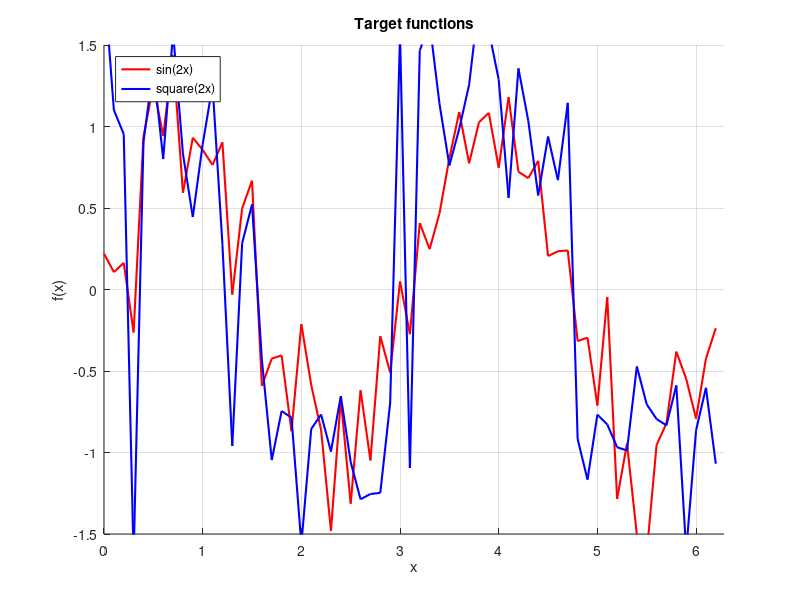
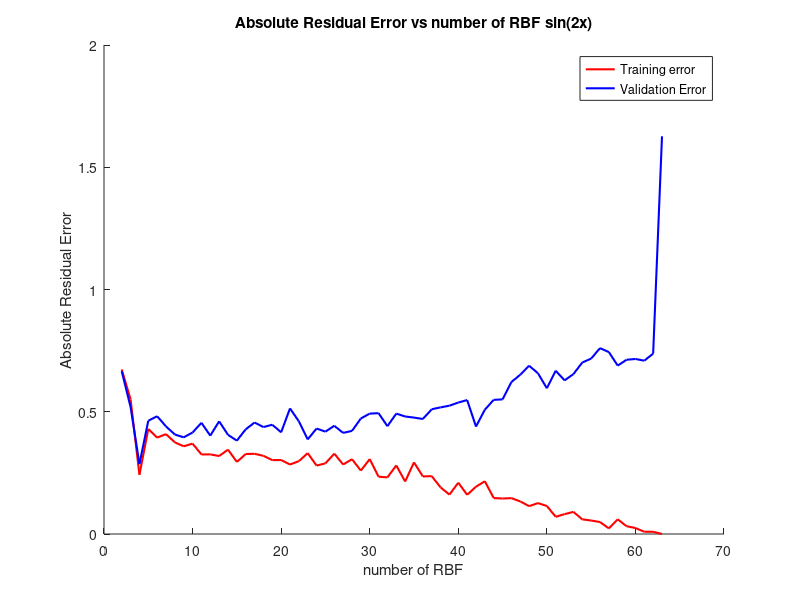
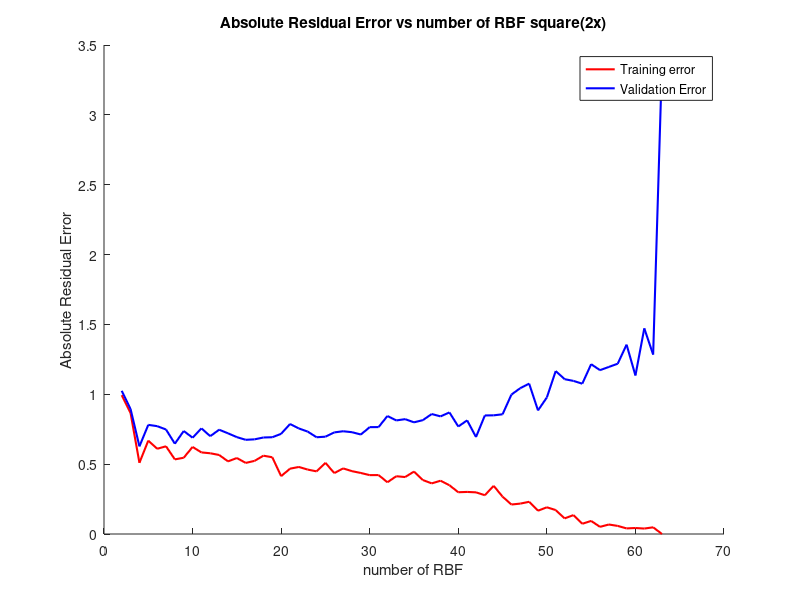

Here is the MATLAB script that generated these plots, in order:
%% Batch mode using Least Squares

clear
close all


% Data generation and plot

x = (0:0.1:2*pi)'; % input
x_val = (0.05:0.1:2*pi)'; % validation samples
N = length(x); % Number of input samples

f_sin = sin(2*x) + sqrt(0.1)*randn(length(x),1); % sin(2x) (target 1)
f_sq = 1*(f_sin>=0) -1 * (f_sin<0) + sqrt(0.1)*randn(length(x),1); % square(2x) (target 2)

f_sin_val = sin(2*x_val) + sqrt(0.1)*randn(length(x_val),1); % sin(2x) (validation)
f_sq_val = 1*(f_sin_val>=0) -1 * (f_sin_val<0) + sqrt(0.1)*randn(length(x_val),1); % square(2x) (validation)
% Plot of both sin(2x) and square(2x)

figure(1)
hold on
plot(x,f_sin,'r','LineWidth',1.5)
plot(x,f_sq,'b','LineWidth',1.5)
legend('sin(2x)','square(2x)','Location','NorthWest')
title('Target functions')
xlabel('x')
ylabel('f(x)')
axis([0 2*pi -1.5 1.5])
grid on
hold off

% RBF generation (mean and variance)

abs_err_sin = [];
abs_err_sq = [];

abs_err_sin_val = [];
abs_err_sq_val = [];

for n = 2:63 % n = number of RBF


mean = linspace(0+pi/n,2*pi-pi/n,n); % Equispaced RBF (between 0 and 2pi)
sigma = (mean(end)-mean(end-1))/4; % std_dev

%Plot of RBFs

% t = 0:0.01:2*pi;
% figure(2)
% hold on
% for i = 1:length(mean)
%     plot(t,exp(-(t-mean(i)).^2/sigma.^2),'LineWidth',1.5)
% end
% axis([0 2*pi 0 1.2])
% title('RBFs')
% xlabel('x')
% ylabel('\phi_{i}(x)')
% hold off

phi = zeros(N,n);

% Populate phi matrix
for k=1:n
    phi(:,k) = exp(-0.5*(x-mean(k)).^2/sigma.^2);
end

w_sine = inv(phi'*phi)*phi'*f_sin;
w_sq = inv(phi'*phi)*phi'*f_sq;

% Validation and Error calculation (using hold-out validation set)

% Populate phi_val matrix

phi_val = zeros(N,n);

for k=1:n
    phi_val(:,k) = exp(-(x_val-mean(k)).^2/sigma.^2);
end

abs_err_sin(end+1) = sum(abs(phi*w_sine-f_sin))/length(abs(phi*w_sine-f_sin));
abs_err_sq(end+1) = sum(abs(phi*w_sq-f_sq))/length(abs(phi*w_sq-f_sq));

abs_err_sin_val(end+1) = sum(abs(phi_val*w_sine-f_sin_val))/length(abs(phi_val*w_sine-f_sin_val));
abs_err_sq_val(end+1) = sum(abs(phi_val*w_sq-f_sq_val))/length(abs(phi_val*w_sq-f_sq_val));

end


figure(3)
hold on
plot(2:n,abs_err_sin,'r','LineWidth',1.5)
plot(2:n,abs_err_sin_val,'b','LineWidth',1.5)
title('Absolute Residual Error vs number of RBF sin(2x)')
xlabel('number of RBF')
ylabel('Absolute Residual Error')
legend('Training error','Validation Error','Location','NorthEast')
%axis([10 63 0 0.4])
hold off

figure(4)
hold on
plot(2:n,abs_err_sq,'r','LineWidth',1.5)
plot(2:n,abs_err_sq_val,'b','LineWidth',1.5)
title('Absolute Residual Error vs number of RBF square(2x)')
xlabel('number of RBF')
ylabel('Absolute Residual Error')
legend('Training error','Validation Error','Location','NorthEast')
%axis([10 63 0 0.4])
hold off




